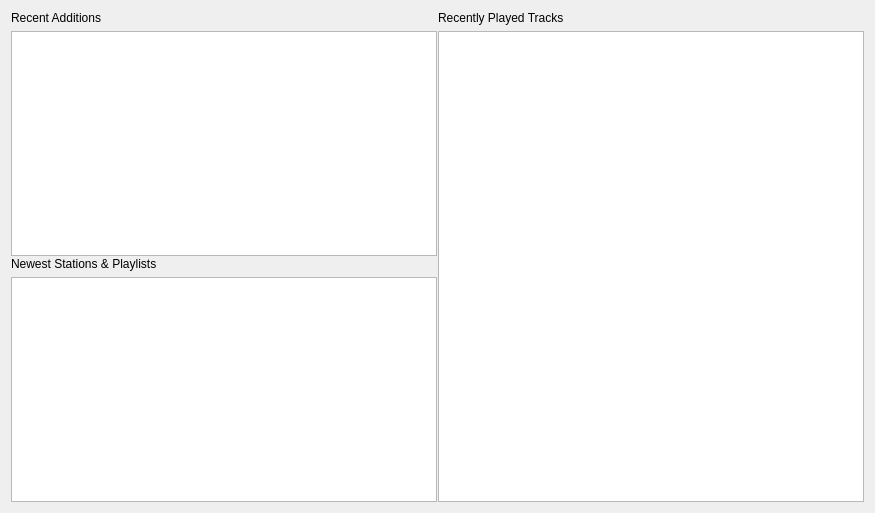
<?xml version="1.0" encoding="UTF-8"?>
<ui version="4.0">
 <class>WelcomeWidget</class>
 <widget class="QWidget" name="WelcomeWidget">
  <property name="geometry">
   <rect>
    <x>0</x>
    <y>0</y>
    <width>875</width>
    <height>513</height>
   </rect>
  </property>
  <layout class="QVBoxLayout" name="verticalLayout_4">
   <item>
    <widget class="QSplitter" name="splitter_2">
     <property name="orientation">
      <enum>Qt::Horizontal</enum>
     </property>
     <property name="handleWidth">
      <number>1</number>
     </property>
     <widget class="QSplitter" name="splitter">
      <property name="orientation">
       <enum>Qt::Vertical</enum>
      </property>
      <property name="handleWidth">
       <number>1</number>
      </property>
      <widget class="QWidget" name="layoutWidget1">
       <layout class="QVBoxLayout" name="verticalLayout">
        <item>
         <widget class="HeaderLabel" name="label_4">
          <property name="text">
           <string>Recent Additions</string>
          </property>
         </widget>
        </item>
        <item>
         <widget class="QmlGridView" name="additionsView"/>
        </item>
       </layout>
      </widget>
      <widget class="QWidget" name="layoutWidget2">
       <layout class="QVBoxLayout" name="verticalLayout_3">
        <item>
         <widget class="HeaderLabel" name="label_2">
          <property name="text">
           <string>Newest Stations &amp; Playlists</string>
          </property>
         </widget>
        </item>
        <item>
         <widget class="PlaylistWidget" name="playlistWidget"/>
        </item>
       </layout>
      </widget>
     </widget>
     <widget class="QWidget" name="layoutWidget">
      <layout class="QVBoxLayout" name="verticalLayout_2">
       <item>
        <widget class="HeaderLabel" name="label_3">
         <property name="text">
          <string>Recently Played Tracks</string>
         </property>
        </widget>
       </item>
       <item>
        <widget class="PlaylistView" name="tracksView"/>
       </item>
      </layout>
     </widget>
    </widget>
   </item>
  </layout>
 </widget>
 <customwidgets>
  <customwidget>
   <class>HeaderLabel</class>
   <extends>QLabel</extends>
   <header location="global">widgets/HeaderLabel.h</header>
  </customwidget>
  <customwidget>
   <class>QmlGridView</class>
   <extends>QListView</extends>
   <header>playlist/QmlGridView.h</header>
  </customwidget>
  <customwidget>
   <class>PlaylistView</class>
   <extends>QTreeView</extends>
   <header>playlist/PlaylistView.h</header>
  </customwidget>
  <customwidget>
   <class>PlaylistWidget</class>
   <extends>QListWidget</extends>
   <header>widgets/WelcomeWidget.h</header>
  </customwidget>
 </customwidgets>
 <resources/>
 <connections/>
</ui>
